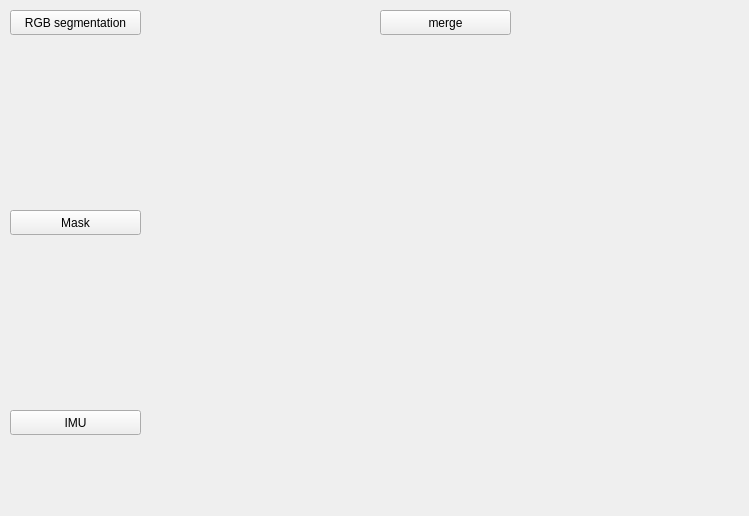
<?xml version="1.0" encoding="UTF-8"?>
<ui version="4.0">
 <class>Form</class>
 <widget class="QWidget" name="Form">
  <property name="geometry">
   <rect>
    <x>0</x>
    <y>0</y>
    <width>749</width>
    <height>516</height>
   </rect>
  </property>
  <property name="windowTitle">
   <string>Form</string>
  </property>
  <widget class="QPushButton" name="pushButton">
   <property name="geometry">
    <rect>
     <x>10</x>
     <y>10</y>
     <width>131</width>
     <height>25</height>
    </rect>
   </property>
   <property name="text">
    <string>RGB segmentation</string>
   </property>
  </widget>
  <widget class="QPushButton" name="pushButton_2">
   <property name="geometry">
    <rect>
     <x>10</x>
     <y>210</y>
     <width>131</width>
     <height>25</height>
    </rect>
   </property>
   <property name="text">
    <string>Mask</string>
   </property>
  </widget>
  <widget class="QPushButton" name="pushButton_3">
   <property name="geometry">
    <rect>
     <x>380</x>
     <y>10</y>
     <width>131</width>
     <height>25</height>
    </rect>
   </property>
   <property name="text">
    <string>merge</string>
   </property>
  </widget>
  <widget class="QPushButton" name="pushButton_4">
   <property name="geometry">
    <rect>
     <x>10</x>
     <y>410</y>
     <width>131</width>
     <height>25</height>
    </rect>
   </property>
   <property name="text">
    <string>IMU</string>
   </property>
  </widget>
  <widget class="QWidget" name="verticalLayoutWidget">
   <property name="geometry">
    <rect>
     <x>10</x>
     <y>40</y>
     <width>361</width>
     <height>161</height>
    </rect>
   </property>
   <layout class="QVBoxLayout" name="verticalLayout"/>
  </widget>
  <widget class="QWidget" name="verticalLayoutWidget_2">
   <property name="geometry">
    <rect>
     <x>10</x>
     <y>240</y>
     <width>361</width>
     <height>161</height>
    </rect>
   </property>
   <layout class="QVBoxLayout" name="verticalLayout_2"/>
  </widget>
  <widget class="QWidget" name="verticalLayoutWidget_4">
   <property name="geometry">
    <rect>
     <x>10</x>
     <y>440</y>
     <width>231</width>
     <height>71</height>
    </rect>
   </property>
   <layout class="QVBoxLayout" name="verticalLayout_4">
    <property name="spacing">
     <number>6</number>
    </property>
   </layout>
  </widget>
  <widget class="QWidget" name="verticalLayoutWidget_5">
   <property name="geometry">
    <rect>
     <x>260</x>
     <y>440</y>
     <width>229</width>
     <height>69</height>
    </rect> 
   </property>
   <layout class="QVBoxLayout" name="verticalLayout_5">
    <property name="spacing">
     <number>6</number>
    </property>
   </layout>
  </widget>
  <widget class="QWidget" name="verticalLayoutWidget_3">
   <property name="geometry">
    <rect>
     <x>380</x>
     <y>40</y>
     <width>361</width>
     <height>361</height>
    </rect>
   </property>
   <layout class="QVBoxLayout" name="verticalLayout_3"/>
  </widget>
  <widget class="QWidget" name="verticalLayoutWidget_6">
   <property name="geometry">
    <rect>
     <x>510</x>
     <y>440</y>
     <width>227</width>
     <height>67</height>
    </rect>
   </property>
   <layout class="QVBoxLayout" name="verticalLayout_1"/>
  </widget>
 </widget>
 <resources/>
 <connections/>
</ui>
